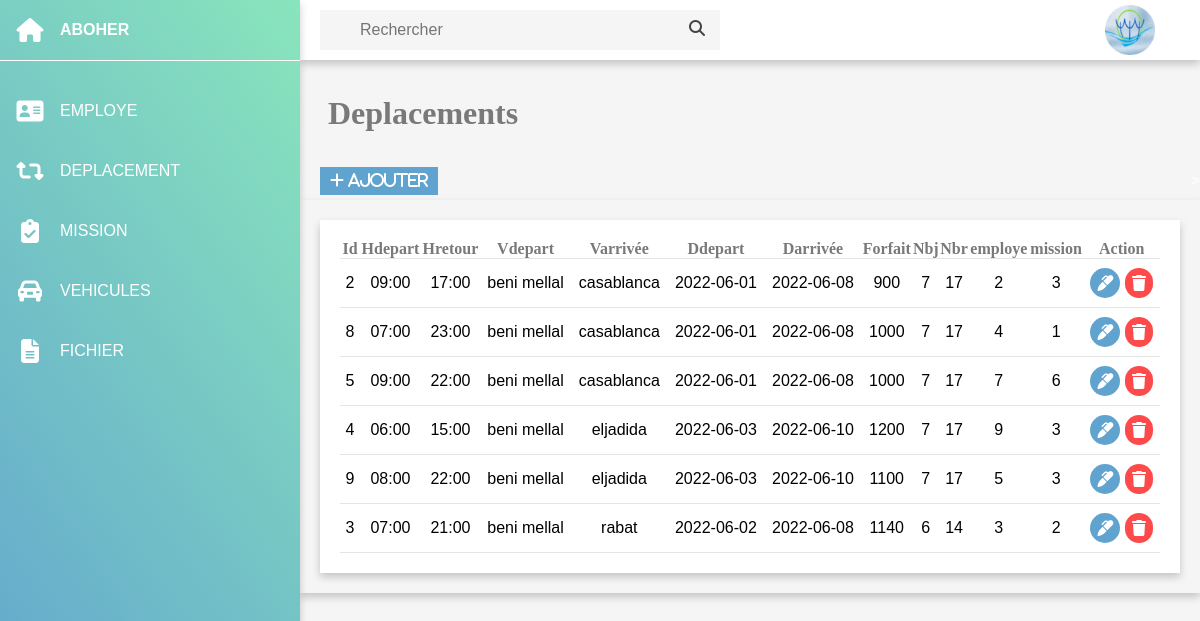
The page /Application-Gestion-Deplacements/test.php on the database its author committed.
### tables this page shows
CREATE TABLE IF NOT EXISTS `deplacement` (
  `id_deplacement` int(10) NOT NULL AUTO_INCREMENT,
  `heure_depart` varchar(6) NOT NULL,
  `heure_retour` varchar(6) NOT NULL,
  `ville_depart` varchar(30) NOT NULL,
  `ville_arrivee` varchar(30) NOT NULL,
  `date_depart` date NOT NULL,
  `date_arrivee` date NOT NULL,
  `forfait` int(10) NOT NULL,
  `nb_jours` int(10) DEFAULT NULL,
  `nb_repas` int(10) DEFAULT NULL,
  `id_employe` int(50) NOT NULL,
  `id_mission` int(10) NOT NULL,
  PRIMARY KEY (`id_deplacement`),
  KEY `id_mission` (`id_mission`),
  KEY `id_employe` (`id_employe`)
);

### Application-Gestion-Deplacements/test.php (the view, shortened to what this page needs)
<?php
  require_once ('connect.php');
  $ReadSql = "SELECT * FROM deplacement d
  WHERE date_depart IN (SELECT d2.date_depart
  FROM deplacement d2
  WHERE d.id_deplacement <>d2.id_deplacement)
  and date_arrivee IN (SELECT d2.date_arrivee
  FROM deplacement d2
  WHERE d.id_deplacement <>d2.id_deplacement)
  and ville_arrivee IN (SELECT d2.ville_arrivee
  FROM deplacement d2
  WHERE d.id_deplacement <>d2.id_deplacement) order by ville_arrivee 	 ";
  $res = mysqli_query($con, $ReadSql);
 ?>
<!DOCTYPE html>
<html lang="en">
    <link rel="stylesheet" href="style.css">
</head>
<body>
    <div class="container">
        <div class="sidebar">
            <ul>
                <li>
                    <a href="">
                        <i class="fas fa-home"> </i>
                        <div class="title">ABOHER</div>
                    </a>
                </li>
                <li>
                    <a href="employe.php">
                        <i class="fas fa-address-card"> </i>
                        <div class="title">EMPLOYE</div>
                    </a>
                </li>
                <li>
                    <a href="deplacement.php">
                        <i class="fas fa-retweet"> </i>
                        <div class="title">DEPLACEMENT </div>
                    </a>
                </li>
                <li>
                    <a href="mission.php">
                        <i class="fas fa-clipboard-check"> </i>
                        <div class="title">MISSION </div>
                    </a>
                </li>
                <li>
                    <a href="vehicule.php">
                        <i class="fas fa-car-alt"> </i>
                        <div class="title">VEHICULES </div>
                    </a>
                </li>
                <li>
                    <a href="fichier.php    ">
                        <i class="fas fa-file-alt"></i>
                        <div class="title">FICHIER</div>
                    </a>
                </li>
            </ul>
        </div>
        <div class="main">
            <div class="top-bar">
            <div class="search">
               <form action="searchDeplacement.php">
                <input type="text" name="search" placeholder="Rechercher">
                <label for="search"><i class="fas fa-search"></i></label>
               </form>
            </div>
            <div class="user">
                 <img src="aboher.jpg" alt="">
            </div>
            </div>
            <div class="cards">
            <div class="the"><pre><h1 > Deplacements</h1></pre></div>
            </div>
            <div class="heading">
                    <a href="addDeplacement.php" class="btnn"> <i class="fas fa-plus">  Ajouter</i></a>>
                    </div>
            <div class="tables">
                <div class="deplacement">
                    <div class="row">
        <div class="col-md-8 mx-auto mt-4">
            <div class="card">
            <div class=" card-body">
            <table class="table">
                <thead>
                    <tr>
                        <th>Id</th>
                        <th>Hdepart</th>
                        <th>Hretour</th>
                        <th>Vdepart</th>
                        <th>Varrivée</th>
                        <th>Ddepart</th>
                        <th>Darrivée</th>
                        <th>Forfait</th>
                        <th>Nbj</th>
                        <th>Nbr</th>
                        <th>employe</th>
                        <th>mission</th>
                        <th>Action</th>
                    </tr>
                </thead>
                <tbody>
                <?php
                    while($row = $res->fetch_assoc()):
                ?>
                    <tr>
                        <td><?php echo $row['id_deplacement'];?></td>
                        <td><?php echo $row['heure_depart'];?></td>
                        <td><?php echo $row['heure_retour'];?></td>
                        <td><?php echo $row['ville_depart'];?></td>
                        <td><?php echo $row['ville_arrivee'];?></td>
                        <td><?php echo $row['date_depart'];?></td>
                        <td><?php echo $row['date_arrivee'];?></td>
                        <td><?php echo $row['forfait'];?></td>
                        <td><?php
                        $date_arrivee=strtotime($row['date_arrivee']);
                        $date_depart=strtotime($row['date_depart']);
                        $diff=$date_arrivee-$date_depart;
                        $nb_jours=floor($diff/(60*60*24));
                        echo $nb_jours;
                        ?></td>
                        <td><?php
    $heure_depart=strtotime($row['heure_depart']);
    $heure_retour=strtotime($row['heure_retour']);
    $firstDay = 0;
    $lastDay = 0;
    if($heure_depart <1653901200 ){ $firstDay = 3;}
    elseif($heure_depart >1653901200 ){ $firstDay = 2;}
    else $firstDay==0;
    if($heure_retour==1653930000	) $lastDay = 2;
    elseif ($heure_retour==1653948000) $lastDay = 3;
    else $lastDay = 0;
    $nombre_de_repas = $firstDay + $lastDay + (3*($nb_jours - 2));
    echo  $nombre_de_repas;
?>
</td>
                        <td><?php echo $row['id_employe'];?></td>
                        <td><?php echo $row['id_mission'];?></td>
                        <td><a href="updateDeplacement.php?id_deplacement=<?php echo $row['id_deplacement'];?>"  class="btn-btn-warning btn-xs"><i class="fa fa-marker" title="Modifier"></i></a> <a href="deleteDeplacement.php?id_deplacement=<?php echo $row['id_deplacement'];?>" class="btn-btn-danger btn-xs" title="Supprimer"><i class="fas fa-trash"></i></a></td>
                    </tr>
                <?php
                    endwhile;
                ?>
                </tbody>
            </table>
            </div>
          </div>
        </div>
    </div>
                </div>
            </div>
        </div>
    </div>
</body>
</html>

### Application-Gestion-Deplacements/style.css (style rules this page uses)
* { margin:0; padding: 0; box-sizing: border-box; font-family: 'Poppins',sans-serif; }
body { overflow-x: hidden; }
.container { position: relative; width: 100%; }
.sidebar { position:fixed; width:300px; height: 100%; background:linear-gradient(45deg,#ef4,#47cb ) ; overflow-x: hidden; box-shadow: 0 4px 8px 0 rgba(0,0,0,0.2); z-index: 2; }
.sidebar ul li a { width: 100%; text-decoration: none; height: 60px; color: #fff; display: flex; align-items: center; }
.sidebar ul li:first-child { line-height: 60px; margin-bottom: 20px; font-weight: 600; border-bottom: 1px solid #fff; }
.sidebar ul li a i { min-width: 60px; font-size: 24px; text-align: center; }
.main { position: absolute; width:calc(100% - 300px); min-height: 100vh; left: 300px; background: #f5f5f5; }
.top-bar { position: fixed; height: 60px; width:calc(100% - 300px) ; background: #fff; display: grid; grid-template-columns: 10fr 0.4fr 1fr ; grid-gap:5px; align-items: center ; color: #444; padding: 0 20px; box-shadow: 0 4px 8px 0 rgba(0,0,0,0.2); z-index: 1 ; }
.top-bar .search { position: relative; max-width: 400px; }
.search input { width:100%; min-width: 128px; height: 40px; padding: 0 40px; font-size: 16px; outline: none; border: none; background: #f5f5f5; }
.search i { position: absolute; right:15px; top:10px; }
.user { position: relative; width: 50px; height:50px; cursor: pointer; }
img { position:absolute; width: 100%; height: 100%; top: 0; left: 0; object-fit:cover; }
.cards { margin-top: 60px; width:100%; padding: 35px 20px; display: grid; grid-template-columns: repeat(4, 1fr); grid-gap: 20px ; }
.tables { min-height: 350px; margin-top: 5px; border-collapse: collapse; width: 100%; background:#f5f5f5; padding: 20px; box-shadow: 0 4px 8px 0 rgba(0,0,0,0.2); }
.deplacement { min-height: 350px; background: #fff; padding: 20px; box-shadow: 0 4px 8px 0 rgba(0,0,0,0.2); }
.heading { display: flex; align-items: center; justify-content: space-between; color: #fff; }
table { margin-top:z0px; width:100%; border-collapse: collapse; text-align: center; }
table tr { border-bottom: 1px solid rgba(0,0,0,0.1); }
td { padding: 9px 5px; }
td i { padding: 7px; color:#fff; border-radius: 50px; }
.fa-trash { background: #FE4A4A }
.fa-marker { background: #60A3CF ; }
.sidebar { background:linear-gradient(55deg,#60A3CF, #89E5BC) ; }

### Application-Gestion-Deplacements/test.php (style rules this page uses)
.cards h1 { color:#797979 ; font-family: "Times New Roman", Times,sans-serif; }
.table th { color:#797979 ; font-family: "Times New Roman", Times,sans-serif; }
.fa-trash { background: #FE4A4A }
.fa-marker { background: #60A3CF ; }
.sidebar { background:linear-gradient(55deg,#60A3CF, #89E5BC) ; }
.btnn { padding: 5px 10px; background: #60A3CF; color: #fff; text-decoration: none; text-align:center; margin-left:20px; }

### rows shown on the page
deplacement: id_deplacement "2", heure_depart "09:00", heure_retour "17:00", ville_depart "beni mellal", ville_arrivee "casablanca", date_depart "2022-06-01", date_arrivee "2022-06-08", forfait "900", nb_jours "7", nombre_de_repas "17", id_employe "2", id_mission "3"
deplacement: id_deplacement "8", heure_depart "07:00", heure_retour "23:00", ville_depart "beni mellal", ville_arrivee "casablanca", date_depart "2022-06-01", date_arrivee "2022-06-08", forfait "1000", nb_jours "7", nombre_de_repas "17", id_employe "4", id_mission "1"
deplacement: id_deplacement "5", heure_depart "09:00", heure_retour "22:00", ville_depart "beni mellal", ville_arrivee "casablanca", date_depart "2022-06-01", date_arrivee "2022-06-08", forfait "1000", nb_jours "7", nombre_de_repas "17", id_employe "7", id_mission "6"
deplacement: id_deplacement "4", heure_depart "06:00", heure_retour "15:00", ville_depart "beni mellal", ville_arrivee "eljadida", date_depart "2022-06-03", date_arrivee "2022-06-10", forfait "1200", nb_jours "7", nombre_de_repas "17", id_employe "9", id_mission "3"
deplacement: id_deplacement "9", heure_depart "08:00", heure_retour "22:00", ville_depart "beni mellal", ville_arrivee "eljadida", date_depart "2022-06-03", date_arrivee "2022-06-10", forfait "1100", nb_jours "7", nombre_de_repas "17", id_employe "5", id_mission "3"
deplacement: id_deplacement "3", heure_depart "07:00", heure_retour "21:00", ville_depart "beni mellal", ville_arrivee "rabat", date_depart "2022-06-02", date_arrivee "2022-06-08", forfait "1140", nb_jours "6", nombre_de_repas "14", id_employe "3", id_mission "2"
